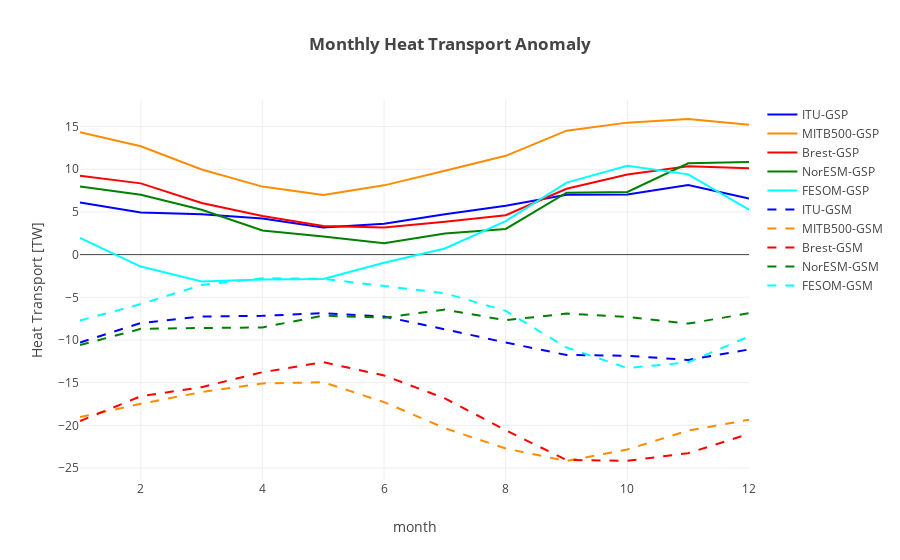

Here is the notebook cell this chart was saved with:
### Code cell
""" Plot seasonal mean of heat fluxes anomaly"""
modelnames = ['ITU' , 'MITB500', 'Brest', 'NorESM', 'FESOM']
colors = ['blue', 'darkorange', 'red', 'green', 'cyan']
# names of the control, gsp and gsn variables [total]
ctln = ['ctlbarents_heattotal', 'barht_c[0]', 'BSOrefheat', 'ht_NorESM_BSO_ctrl', 'ctlheattransp_BSO']
gspn = ['gspbarents_heattotal', 'barht_gsp[0]', 'BSOgspheat', 'ht_NorESM_BSO_gsp', 'gspheattransp_BSO']
gsnn = ['gsnbarents_heattotal', 'barht_gsm[0]', 'BSOgsnheat', 'ht_NorESM_BSO_gsn', 'gsnheattransp_BSO']

coeffs = [1,1,1,1,1]

layout = go.Layout(
    title='<b>Monthly Heat Transport Anomaly</b>',
    yaxis=dict(
        title='Heat Transport [TW]',
        #range=[-14, 14]
    ),
    xaxis=dict(
        title='month'
    )
)    


def update_plot(models):
    
    datap = []
    datan = []
    for ind,mdl in enumerate(models):
        dnm = 'ds'+np.str(ind)+'.'+ctln[ind]+'.groupby(\'time.month\').mean().month'
        time = np.copy(eval(dnm))
        dnm = 'ds'+np.str(ind)+'.'+ctln[ind]+'.groupby(\'time.month\').mean()'
        dnm2 = 'ds'+np.str(ind)+'.'+gspn[ind]+'.groupby(\'time.month\').mean()'
        dnm3 = 'ds'+np.str(ind)+'.'+gsnn[ind]+'.groupby(\'time.month\').mean()'
        val1 = np.copy(eval(dnm2)-eval(dnm))*coeffs[ind]
        val2 = np.copy(eval(dnm3)-eval(dnm))*coeffs[ind]
        trace1 = go.Scatter(            
            x = time,
            y = val1,
            mode = 'lines',
            name = mdl+'-GSP',        
            line = dict(
                width = 2,
                color = colors[ind],
                shape = 'smooth'
            )
        )
        datap.append(trace1)
        trace2 = go.Scatter(            
            x = time,
            y = val2,
            mode = 'lines',
            name = mdl+'-GSM',            
            line = dict(
                width = 2,
                color = colors[ind],
                dash = 'dash',
                shape = 'smooth'
            )
        )
        datan.append(trace2)


   
    data = datap + datan
    
    fig = go.Figure(data=data, layout=layout)
    py.offline.iplot(fig)
    
update_plot(modelnames)

### Figure 1 — Plotly figure (JSON) as saved in the notebook; plotly's stock layout.template omitted (floating-point values rounded to 4 significant figures)
{"data": [{"line": {"color": "blue", "shape": "smooth", "width": 2}, "mode": "lines", "name": "ITU-GSP", "type": "scatter", "x": [1, 2, 3, 4, 5, 6, 7, 8, 9, 10, 11, 12], "y": [6.114, 4.942, 4.715, 4.238, 3.189, 3.609, 4.736, 5.716, 7.009, 7.044, 8.162, 6.579]}, {"line": {"color": "darkorange", "shape": "smooth", "width": 2}, "mode": "lines", "name": "MITB500-GSP", "type": "scatter", "x": [1, 2, 3, 4, 5, 6, 7, 8, 9, 10, 11, 12], "y": [14.35, 12.69, 9.97, 7.967, 6.982, 8.113, 9.833, 11.57, 14.52, 15.46, 15.89, 15.23]}, {"line": {"color": "red", "shape": "smooth", "width": 2}, "mode": "lines", "name": "Brest-GSP", "type": "scatter", "x": [1, 2, 3, 4, 5, 6, 7, 8, 9, 10, 11, 12], "y": [9.238, 8.346, 6.039, 4.53, 3.343, 3.179, 3.846, 4.62, 7.717, 9.394, 10.35, 10.13]}, {"line": {"color": "green", "shape": "smooth", "width": 2}, "mode": "lines", "name": "NorESM-GSP", "type": "scatter", "x": [1, 2, 3, 4, 5, 6, 7, 8, 9, 10, 11, 12], "y": [7.995, 7.022, 5.26, 2.818, 2.121, 1.326, 2.479, 3.01, 7.261, 7.337, 10.7, 10.85]}, {"line": {"color": "cyan", "shape": "smooth", "width": 2}, "mode": "lines", "name": "FESOM-GSP", "type": "scatter", "x": [1, 2, 3, 4, 5, 6, 7, 8, 9, 10, 11, 12], "y": [1.966, -1.402, -3.144, -2.915, -2.865, -0.9434, 0.717, 3.928, 8.429, 10.41, 9.402, 5.263]}, {"line": {"color": "blue", "dash": "dash", "shape": "smooth", "width": 2}, "mode": "lines", "name": "ITU-GSM", "type": "scatter", "x": [1, 2, 3, 4, 5, 6, 7, 8, 9, 10, 11, 12], "y": [-10.3, -8.013, -7.251, -7.173, -6.853, -7.253, -8.751, -10.3, -11.76, -11.85, -12.34, -11.11]}, {"line": {"color": "darkorange", "dash": "dash", "shape": "smooth", "width": 2}, "mode": "lines", "name": "MITB500-GSM", "type": "scatter", "x": [1, 2, 3, 4, 5, 6, 7, 8, 9, 10, 11, 12], "y": [-19.03, -17.48, -16.1, -15.09, -14.95, -17.28, -20.34, -22.72, -24.18, -22.83, -20.62, -19.35]}, {"line": {"color": "red", "dash": "dash", "shape": "smooth", "width": 2}, "mode": "lines", "name": "Brest-GSM", "type": "scatter", "x": [1, 2, 3, 4, 5, 6, 7, 8, 9, 10, 11, 12], "y": [-19.5, -16.59, -15.53, -13.78, -12.61, -14.16, -16.84, -20.57, -24.07, -24.16, -23.26, -20.99]}, {"line": {"color": "green", "dash": "dash", "shape": "smooth", "width": 2}, "mode": "lines", "name": "NorESM-GSM", "type": "scatter", "x": [1, 2, 3, 4, 5, 6, 7, 8, 9, 10, 11, 12], "y": [-10.6, -8.699, -8.601, -8.526, -7.149, -7.39, -6.436, -7.69, -6.905, -7.304, -8.082, -6.872]}, {"line": {"color": "cyan", "dash": "dash", "shape": "smooth", "width": 2}, "mode": "lines", "name": "FESOM-GSM", "type": "scatter", "x": [1, 2, 3, 4, 5, 6, 7, 8, 9, 10, 11, 12], "y": [-7.719, -5.796, -3.561, -2.769, -2.837, -3.701, -4.522, -6.588, -10.88, -13.28, -12.63, -9.589]}], "layout": {"title": "<b>Monthly Heat Transport Anomaly</b>", "xaxis": {"title": "month"}, "yaxis": {"title": "Heat Transport [TW]"}}}
